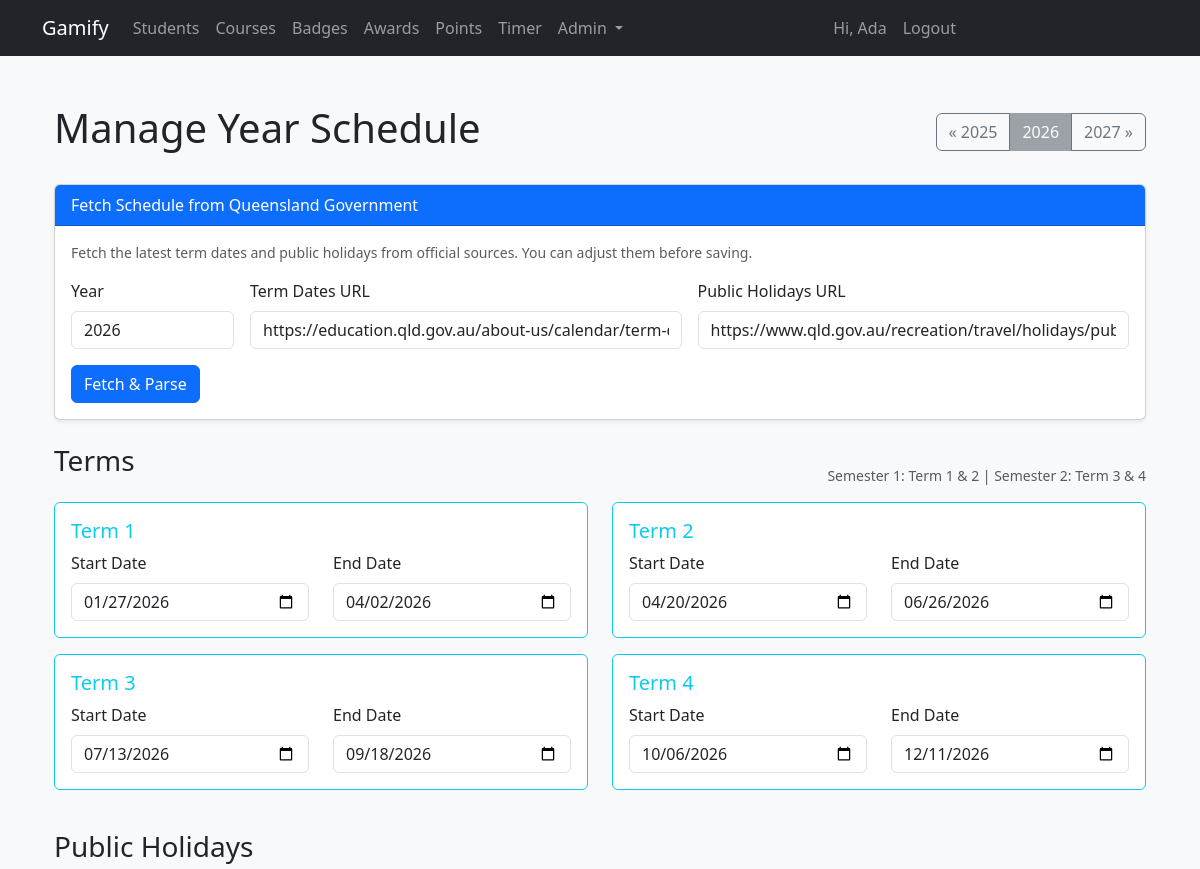
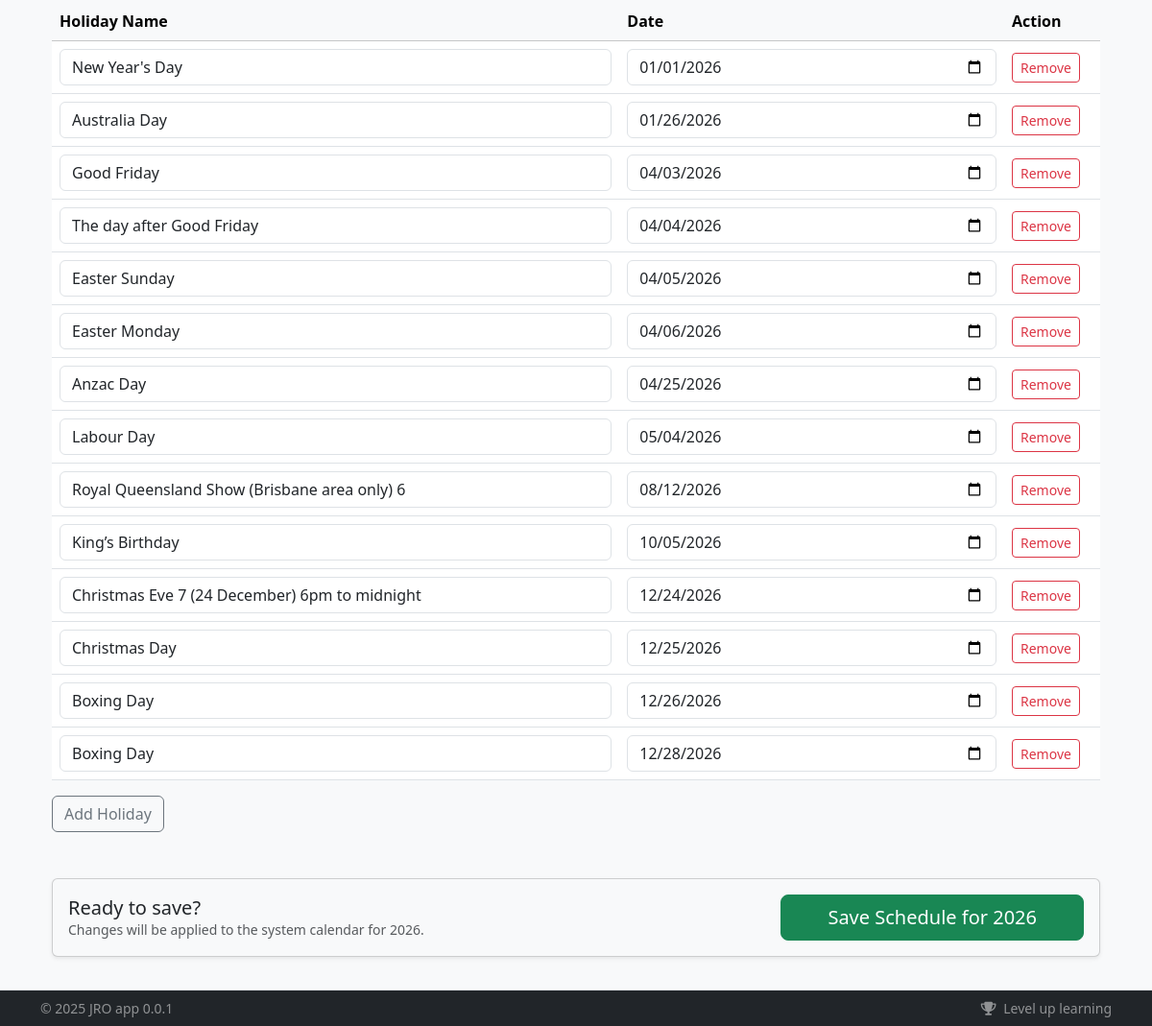
/admin/schedule (signed in), run on an earlier commit of the app's database (2 pictures, top to bottom).
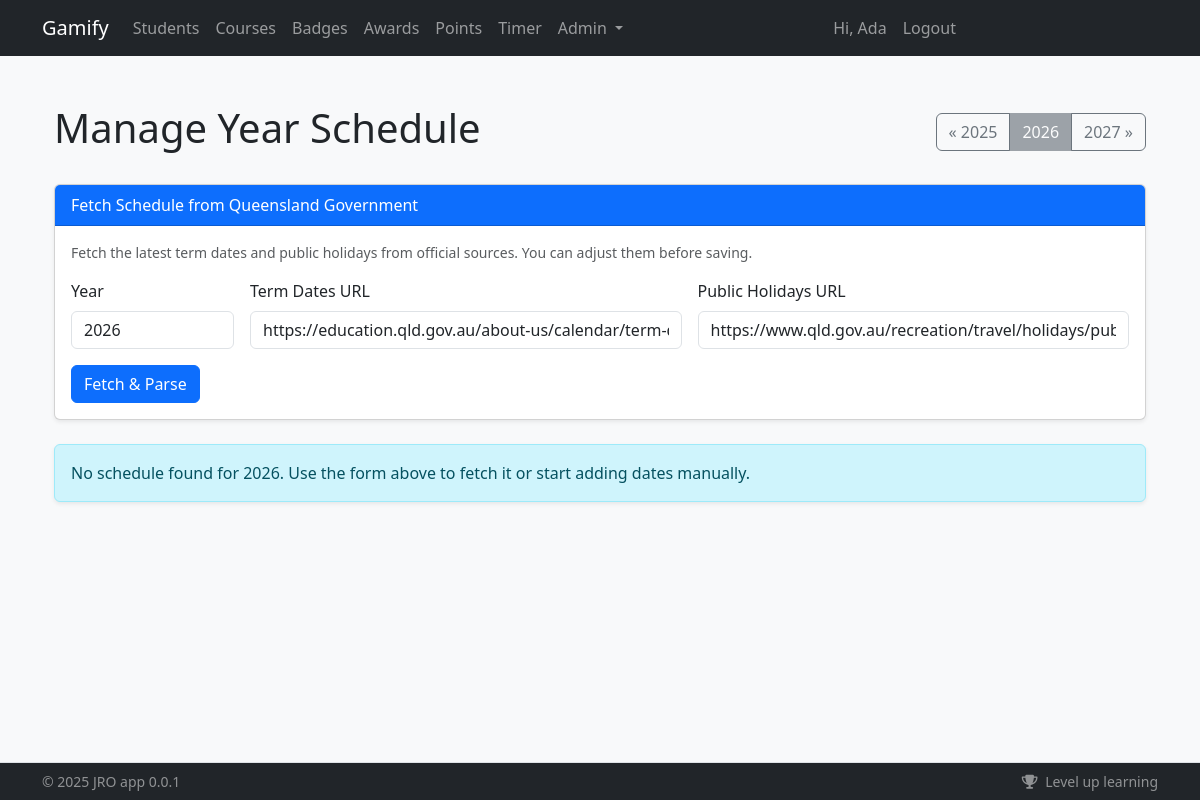
And on a later commit of the database.
### app/models/user.py (models this page shows, shortened)
class User(db.Model):
    __tablename__ = "users"
    id = db.Column(db.Integer, primary_key=True)
    student_code = db.Column(db.String(32), unique=True, nullable=True)
    email = db.Column(db.String(255), unique=True, nullable=False, index=True)
    first_name = db.Column(db.String(100), nullable=False)
    last_name = db.Column(db.String(100), nullable=False)
    password_hash = db.Column(db.String(255), nullable=False)
    registered_method = db.Column(db.String(20), nullable=False, default="site")  # site|bulk
    created_at = db.Column(db.DateTime, default=lambda: datetime.now(timezone.utc))
    avatar = db.Column(db.String(255), nullable=True)
    is_active = db.Column(db.Boolean, default=True, nullable=False)
    issued_badges = db.relationship(
        "Badge",
        backref="creator",
        lazy=True,
        foreign_keys="Badge.created_by_id",
    )
    attendances = db.relationship(
        "Attendance",
        foreign_keys="Attendance.student_id",
        back_populates="student",
        cascade="all, delete-orphan",
    )
    marked_attendances = db.relationship(
        "Attendance",
        foreign_keys="Attendance.marked_by_user_id",
        back_populates="marked_by",
    )
    roles = db.relationship("Role", secondary="user_roles", backref="users")
    groups = db.relationship("Group", secondary="user_groups", backref="users")
    @property
    def role(self):
        """Returns the user's primary role name."""
        if self.roles:
            return self.roles[0].name
        return "student"

### app/models/schedule.py (models this page shows)
class PublicHoliday(db.Model):
    __tablename__ = "public_holidays"
    id = db.Column(db.Integer, primary_key=True)
    academic_year_id = db.Column(db.Integer, db.ForeignKey("academic_years.id"), nullable=False)
    name = db.Column(db.String(100), nullable=False)
    date = db.Column(db.Date, nullable=False)
    academic_year = db.relationship("AcademicYear", back_populates="holidays")
    __table_args__ = (db.UniqueConstraint("academic_year_id", "date", name="uq_year_holiday_date"),)

### app/routers/admin/routes.py (the view)
@router.get("/schedule", response_class=HTMLResponse, name="admin.schedule_index")
def schedule_index(
    request: Request,
    year: Optional[int] = None,
    current_user: User = Depends(admin_required),
    session: Session = Depends(get_db),
):
    if year is None:
        year = datetime.now().year
    academic_year = session.query(AcademicYear).filter_by(year=year).first()
    return render_template(
        "admin/schedule/index.html",
        {
            "request": request,
            "year": year,
            "academic_year": academic_year,
            "default_term_url": TERM_DATES_URL,
            "default_holiday_url": PUBLIC_HOLIDAYS_URL,
            "current_user": current_user,
        }
    )

### app/templates/admin/schedule/index.html (shortened to what this page needs)
{% extends "base.html" %}
{% block content %}
<div class="container mt-4">
    <div class="d-flex justify-content-between align-items-center mb-4">
        <h1>Manage Year Schedule</h1>
        <div class="btn-group">
            <a href="{{ url_for('admin.schedule_index', year=year-1) }}" class="btn btn-outline-secondary">&laquo; {{ year-1 }}</a>
            <button class="btn btn-secondary disabled">{{ year }}</button>
            <a href="{{ url_for('admin.schedule_index', year=year+1) }}" class="btn btn-outline-secondary">{{ year+1 }} &raquo;</a>
        </div>
    </div>
    <div class="card mb-4 shadow-sm">
        <div class="card-header bg-primary text-white">Fetch Schedule from Queensland Government</div>
        <div class="card-body">
            <p class="text-muted small">Fetch the latest term dates and public holidays from official sources. You can adjust them before saving.</p>
            <form action="{{ url_for('admin.schedule_fetch') }}" method="post" class="row g-3">
                <div class="col-md-2">
                    <label for="year" class="form-label">Year</label>
                    <input type="number" name="year" id="year" class="form-control" value="{{ year }}" required>
                </div>
                <div class="col-md-5">
                    <label for="term_url" class="form-label">Term Dates URL</label>
                    <input type="url" name="term_url" id="term_url" class="form-control" value="{{ term_url or default_term_url }}">
                </div>
                <div class="col-md-5">
                    <label for="holiday_url" class="form-label">Public Holidays URL</label>
                    <input type="url" name="holiday_url" id="holiday_url" class="form-control" value="{{ holiday_url or default_holiday_url }}">
                </div>
                <div class="col-12">
                    <button type="submit" class="btn btn-primary">Fetch & Parse</button>
                </div>
            </form>
        </div>
    </div>
    {% if fetched_terms or academic_year %}
    <form action="{{ url_for('admin.schedule_save') }}" method="post">
        <div class="d-flex justify-content-between align-items-end mb-3">
            <h3>Terms</h3>
            <div class="text-muted small">
                Semester 1: Term 1 & 2 | Semester 2: Term 3 & 4
            </div>
        </div>
        <div class="row">
            {% for i in range(1, 5) %}
            {% set ns = namespace(term_obj=None) %}
            {% if fetched_terms %}
                {% for t in fetched_terms if t.number == i %}{% set ns.term_obj = t %}{% endfor %}
            {% elif academic_year %}
                {% for t in academic_year.terms if t.number == i %}{% set ns.term_obj = t %}{% endfor %}
            {% endif %}
            {% set term_obj = ns.term_obj %}
            {% set s_date = "" %}
            {% set e_date = "" %}
            {% if term_obj %}
                {% if term_obj is mapping %}
                    {% if term_obj.start_date %}{% set s_date = term_obj.start_date.strftime('%Y-%m-%d') %}{% endif %}
                    {% if term_obj.end_date %}{% set e_date = term_obj.end_date.strftime('%Y-%m-%d') %}{% endif %}
                {% else %}
                    {% if term_obj.start_date %}{% set s_date = term_obj.start_date.strftime('%Y-%m-%d') %}{% endif %}
                    {% if term_obj.end_date %}{% set e_date = term_obj.end_date.strftime('%Y-%m-%d') %}{% endif %}
                {% endif %}
            {% endif %}
            <div class="col-md-6 mb-3">
                <div class="card border-info">
                    <div class="card-body">
                        <h5 class="card-title text-info">Term {{ i }}</h5>
                        <div class="row">
                            <div class="col">
                                <label class="form-label">Start Date</label>
                                <input type="date" name="term_{{ i }}_start" class="form-control" value="{{ s_date }}">
                            </div>
                            <div class="col">
                                <label class="form-label">End Date</label>
                                <input type="date" name="term_{{ i }}_end" class="form-control" value="{{ e_date }}">
                            </div>
                        </div>
                    </div>
                </div>
            </div>
            {% endfor %}
        </div>
        <h3 class="mt-4">Public Holidays</h3>
        <div class="table-responsive">
            <table class="table table-hover align-middle" id="holidays-table">
                <thead class="table-light">
                    <tr>
                        <th>Holiday Name</th>
                        <th>Date</th>
                        <th style="width: 100px;">Action</th>
                    </tr>
                </thead>
                <tbody>
                    {% if fetched_holidays %}
                        {% for h in fetched_holidays %}
                        <tr>
                            <td><input type="text" name="holiday_names" class="form-control" value="{{ h.name }}"></td>
                            <td><input type="date" name="holiday_dates" class="form-control" value="{{ h.date.strftime('%Y-%m-%d') if h.date else '' }}"></td>
                            <td><button type="button" class="btn btn-outline-danger btn-sm remove-holiday">Remove</button></td>
                        </tr>
                        {% endfor %}
                    {% elif academic_year %}
                        {% for h in academic_year.holidays %}
                        <tr>
                            <td><input type="text" name="holiday_names" class="form-control" value="{{ h.name }}"></td>
                            <td><input type="date" name="holiday_dates" class="form-control" value="{{ h.date.strftime('%Y-%m-%d') if h.date else '' }}"></td>
                            <td><button type="button" class="btn btn-outline-danger btn-sm remove-holiday">Remove</button></td>
                        </tr>
                        {% endfor %}
                    {% endif %}
                </tbody>
            </table>
        </div>
        <button type="button" class="btn btn-outline-secondary mb-4" id="add-holiday">
             Add Holiday
        </button>
        <div class="card bg-light mt-4 mb-5 shadow-sm">
            <div class="card-body d-flex justify-content-between align-items-center">
                <div>
                    <h5 class="mb-0">Ready to save?</h5>
                    <p class="text-muted small mb-0">Changes will be applied to the system calendar for {{ year }}.</p>
                </div>
                <button type="submit" class="btn btn-success btn-lg px-5">Save Schedule for {{ year }}</button>
            </div>
        </div>
    </form>
    {% else %}
    <div class="alert alert-info shadow-sm">
        No schedule found for {{ year }}. Use the form above to fetch it or start adding dates manually.
    </div>
    {% endif %}
</div>
{% endblock %}

### app/templates/base.html (shortened to what this page needs)
<!doctype html>
<html lang="en">
  <head>
    <link href="https://cdn.jsdelivr.net/npm/bootstrap@5.3.3/dist/css/bootstrap.min.css" rel="stylesheet">
    <link href="https://cdnjs.cloudflare.com/ajax/libs/font-awesome/6.5.2/css/all.min.css" rel="stylesheet">
    <link rel="stylesheet" href="{{ url_for('static', filename='css/main.css') }}">
    {% from "_macros.html" import csrf %}
  </head>
  <body class="bg-light">
    <nav class="navbar navbar-expand-lg navbar-dark bg-dark">
      <div class="container">
        <a class="navbar-brand" href="/">Gamify</a>
        <div class="collapse navbar-collapse" id="nav">
          <ul class="navbar-nav me-auto">
            <li class="nav-item"><a class="nav-link" href="/students/">Students</a></li>
            <li class="nav-item"><a class="nav-link" href="/courses/">Courses</a></li>
            <li class="nav-item"><a class="nav-link" href="/badges/">Badges</a></li>
            <li class="nav-item"><a class="nav-link" href="/awards/">Awards</a></li>
            <li class="nav-item"><a class="nav-link" href="/points/adjust">Points</a></li>
            <li class="nav-item"><a class="nav-link" href="/timer">Timer</a></li>
            {% if current_user.role == 'admin' %}
            <li class="nav-item dropdown">
              <a class="nav-link dropdown-toggle" href="#" role="button" data-bs-toggle="dropdown">
                Admin
              </a>
            </li>
            {% endif %}
          </ul>
          <ul class="navbar-nav me-auto">
            {% if current_user.is_authenticated %}
              <li class="nav-item"><span class="nav-link">Hi, {{ current_user.first_name }}</span></li>
              <li class="nav-item"><a class="nav-link btn-lilo" href="/auth/logout">Logout</a></li>
            {% else %}
              <li class="nav-item"><a class="nav-link" href="/auth/login">Login</a></li>
            {% endif %}
          </ul>
        </div>
      </div>
    </nav>
    <main class="container py-4">
      {% block content %}{% endblock %}
    </main>
    <footer id="app-footer" class="app-footer fixed-bottom bg-dark text-white-50 border-top">
      <div class="container py-2 d-flex flex-wrap justify-content-between small">
        <span>&copy; {{ 2025 }} {{config.AUTHOR}} {{config.APP_NAME}} {{config.APP_VERSION}}</span>
        <span>
          <i class="fa fa-trophy me-1"></i> Level up learning
        </span>
      </div>
    </footer>
  </body>
</html>

### app/templates/base.html (style rules this page uses)
main { padding-bottom: 80px; }
.app-footer { z-index: 1030; }

What changed in the data, as far as the page shows it:
removed PublicHoliday: holiday_names "New Year's Day", holiday_dates "01/01/2026"
removed PublicHoliday: holiday_names "Australia Day", holiday_dates "01/26/2026"
removed PublicHoliday: holiday_names "Good Friday", holiday_dates "04/03/2026"
removed PublicHoliday: holiday_names "The day after Good Friday", holiday_dates "04/04/2026"
removed PublicHoliday: holiday_names "Easter Sunday", holiday_dates "04/05/2026"
removed PublicHoliday: holiday_names "Easter Monday", holiday_dates "04/06/2026"
removed PublicHoliday: holiday_names "Anzac Day", holiday_dates "04/25/2026"
removed PublicHoliday: holiday_names "Labour Day", holiday_dates "05/04/2026"
removed PublicHoliday: holiday_names "Royal Queensland Show (Brisbane area only) 6", holiday_dates "08/12/2026"
removed PublicHoliday: holiday_names "King’s Birthday", holiday_dates "10/05/2026"
removed PublicHoliday: holiday_names "Christmas Eve 7 (24 December) 6pm to midnight", holiday_dates "12/24/2026"
removed PublicHoliday: holiday_names "Christmas Day", holiday_dates "12/25/2026"
removed PublicHoliday: holiday_names "Boxing Day", holiday_dates "12/26/2026"
removed PublicHoliday: holiday_names "Boxing Day", holiday_dates "12/28/2026"
Also different on the page:
{{ year }}: (not shown) → "2026"
{{ year }}: "2026" → (not shown)
text no longer shown: "Terms Semester 1: Term 1 & 2 | Semester 2: Term 3 & 4 Public Holidays Holiday Name Date Action Add Holiday Ready to save? Changes will be applied to the system calendar for . Save Schedule for"
text now shown: "No schedule found for . Use the form above to fetch it or start adding dates manually."
list line gone: "Term 1 Start Date 01/27/2026 End Date 04/02/2026"
list line gone: "Term 2 Start Date 04/20/2026 End Date 06/26/2026"
list line gone: "Term 3 Start Date 07/13/2026 End Date 09/18/2026"
list line gone: "Term 4 Start Date 10/06/2026 End Date 12/11/2026"
